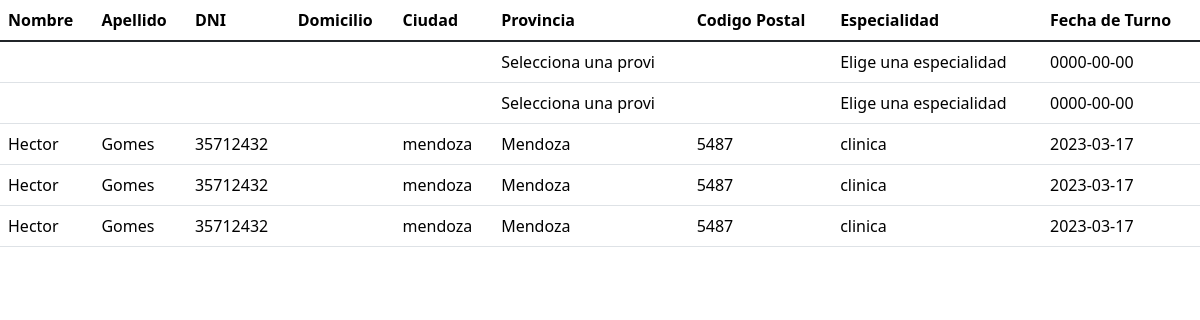
The app's page /cpanel/listado-turnos.php with its own data.
### tables this page shows
CREATE TABLE `turnos` (
  `idTurno` int(11) NOT NULL,
  `nombreTurno` varchar(50) NOT NULL,
  `apellidoTurno` varchar(50) NOT NULL,
  `DNI` varchar(8) NOT NULL,
  `domicilio` text NOT NULL,
  `ciudad` varchar(40) NOT NULL,
  `provincia` varchar(20) NOT NULL,
  `codPostal` varchar(4) NOT NULL,
  `especialidad` varchar(25) NOT NULL,
  `fecha` date NOT NULL
);

### cpanel/funciones.php (called while the page is built, shortened)
<?php
            function listarTurnos(){
                    $sql = mysqli_query($GLOBALS['conexion'], "SELECT * FROM turnos ORDER BY fecha");
            }
?>

### cpanel/listado-turnos.php (the view, shortened to what this page needs)
<?php
    include_once('funciones.php');
        listarTurnos();
?>
<!DOCTYPE html>
<html lang="es">
<head>
    <link href="https://cdn.jsdelivr.net/npm/bootstrap@5.1.3/dist/css/bootstrap.min.css" rel="stylesheet">
    <link rel="stylesheet" href="css/style.css">
    <link rel="stylesheet" href="css/bootstrap.min.css">
    <link rel="stylesheet" href="css/font-awesome.css">
</head>
<body>
    <table class="table">
  <thead>
    <tr>
      <th scope="col">Nombre</th>
      <th scope="col">Apellido</th>
      <th scope="col">DNI</th>
      <th scope="col">Domicilio</th>
      <th scope="col">Ciudad</th>
      <th scope="col">Provincia</th>
      <th scope="col">Codigo Postal</th>
      <th scope="col">Especialidad</th>
      <th scope="col">Fecha de Turno</th>
    </tr>
  </thead>
  <tbody>
      <?php
        while($consulta = mysqli_fetch_array($sql)){
            echo "
            <tr>
                <td> " . $consulta['nombreTurno'] . "</td>
                <td> " . $consulta['apellidoTurno'] . "</td>
                <td> " . $consulta['DNI'] . "</td>
                <td> " . $consulta['domicilio'] . "</td>
                <td> " . $consulta['ciudad'] . "</td>
                <td> " . $consulta['provincia'] . "</td>
                <td> " . $consulta['codPostal'] . "</td>
                <td> " . $consulta['especialidad'] . "</td>
                <td> " . $consulta['fecha'] . "</td>
            </tr>
            ";
        }
      ?>
  </tbody>
</table>
</html>

### css/style.css (style rules this page uses)
body { background-color: #cfe9ff; }

### records on screen
turnos: provincia "Selecciona una provi", especialidad "Elige una especialidad", fecha "0000-00-00"
turnos: provincia "Selecciona una provi", especialidad "Elige una especialidad", fecha "0000-00-00"
turnos: nombreTurno "Hector", apellidoTurno "Gomes", DNI "35712432", ciudad "mendoza", provincia "Mendoza", codPostal "5487", especialidad "clinica", fecha "2023-03-17"
turnos: nombreTurno "Hector", apellidoTurno "Gomes", DNI "35712432", ciudad "mendoza", provincia "Mendoza", codPostal "5487", especialidad "clinica", fecha "2023-03-17"
turnos: nombreTurno "Hector", apellidoTurno "Gomes", DNI "35712432", ciudad "mendoza", provincia "Mendoza", codPostal "5487", especialidad "clinica", fecha "2023-03-17"
